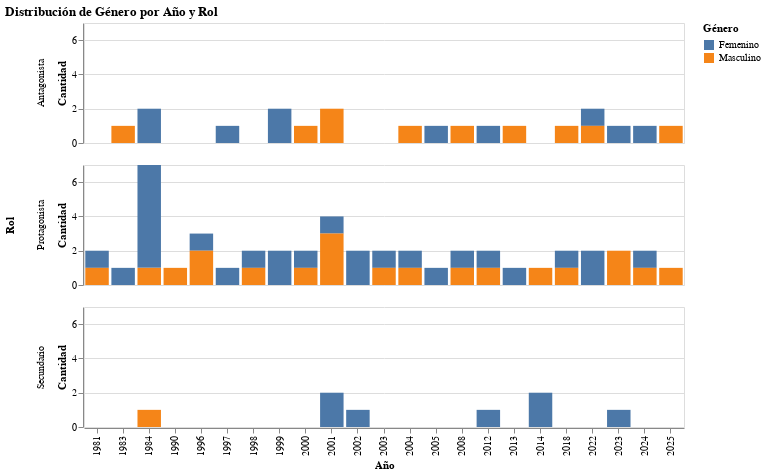

Notebook code for this chart:
### Code cell
import pandas as pd
import altair as alt

# Cargar datos
df = pd.read_excel('/content/database_limpia_intento2.xlsx')

# Asegurar tipos
df['genero'] = df['genero'].astype('category')
df['roles'] = df['roles'].astype('category')
df['año'] = df['año'].astype(int)

# Conteo por año, género y rol
df_count = df.groupby(['año', 'genero', 'roles']).size().reset_index(name='cantidad')

# Gráfico con facets verticales (row)
chart = alt.Chart(df_count).mark_bar().encode(
    x=alt.X('año:O', title='Año'),
    y=alt.Y('cantidad:Q', title='Cantidad'),
    color=alt.Color('genero:N', title='Género'),
    row=alt.Row('roles:N', title='Rol')   # facet vertical
).properties(
    width=600,
    height=120,
    title='Distribución de Género por Año y Rol'
).resolve_scale(
    x='shared'   # compartir eje X entre todos los facets
)

chart

### Figure 1 — Vega-Lite specification as saved in the notebook (floating-point values rounded to 4 significant figures; data arrays with more than 128 entries replaced by an {"elided": "..."} marker saying what was removed)
{"config": {"view": {"continuousWidth": 300, "continuousHeight": 300}}, "data": {"name": "data-877ac3401ad1ae011ccace61b0e5c7bf"}, "mark": {"type": "bar"}, "encoding": {"color": {"field": "genero", "title": "Género", "type": "nominal"}, "row": {"field": "roles", "title": "Rol", "type": "nominal"}, "x": {"field": "año", "title": "Año", "type": "ordinal"}, "y": {"field": "cantidad", "title": "Cantidad", "type": "quantitative"}}, "height": 120, "resolve": {"scale": {"x": "shared"}}, "title": "Distribución de Género por Año y Rol", "width": 600, "$schema": "https://vega.github.io/schema/vega-lite/v5.20.1.json", "datasets": {"data-877ac3401ad1ae011ccace61b0e5c7bf": {"elided": "138 records"}}}
